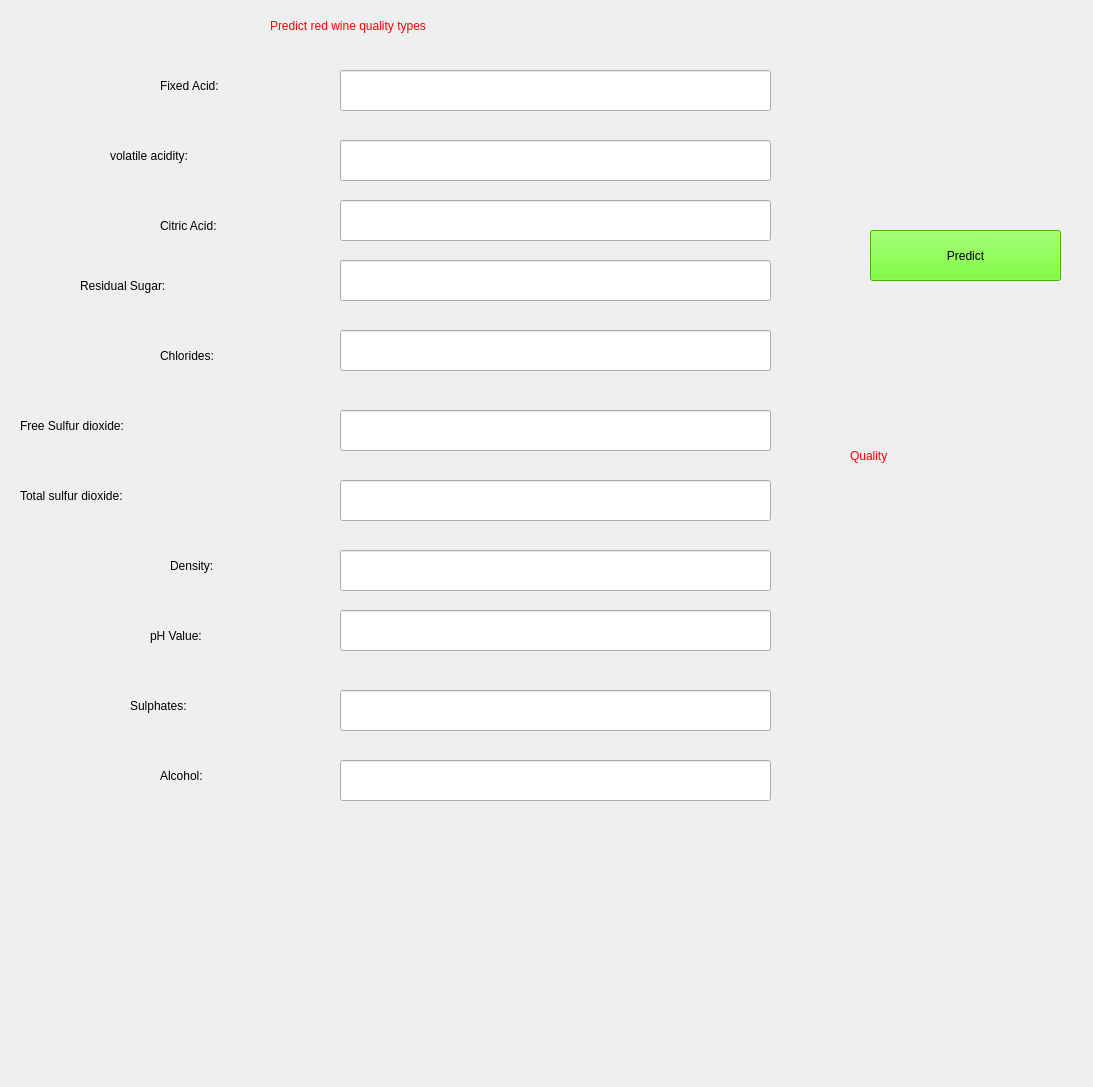
<?xml version="1.0" encoding="UTF-8"?>
<ui version="4.0">
 <class>Form</class>
 <widget class="QWidget" name="Form">
  <property name="geometry">
   <rect>
    <x>0</x>
    <y>0</y>
    <width>1093</width>
    <height>1087</height>
   </rect>
  </property>
  <property name="windowTitle">
   <string>Form</string>
  </property>
  <widget class="QLabel" name="label">
   <property name="geometry">
    <rect>
     <x>270</x>
     <y>0</y>
     <width>441</width>
     <height>51</height>
    </rect>
   </property>
   <property name="styleSheet">
    <string notr="true">color:rgb(255, 0, 0);
font: 75 italic 20pt &quot;Arial&quot;;</string>
   </property>
   <property name="text">
    <string>Predict red wine quality types</string>
   </property>
  </widget>
  <widget class="QLabel" name="label_2">
   <property name="geometry">
    <rect>
     <x>160</x>
     <y>60</y>
     <width>181</width>
     <height>51</height>
    </rect>
   </property>
   <property name="styleSheet">
    <string notr="true">color:rgb(0, 0, 0);
font: 75 italic 20pt &quot;Arial&quot;;</string>
   </property>
   <property name="text">
    <string>Fixed Acid:</string>
   </property>
  </widget>
  <widget class="QLabel" name="label_3">
   <property name="geometry">
    <rect>
     <x>110</x>
     <y>130</y>
     <width>231</width>
     <height>51</height>
    </rect>
   </property>
   <property name="styleSheet">
    <string notr="true">color:rgb(0, 0, 0);
font: 75 italic 20pt &quot;Arial&quot;;</string>
   </property>
   <property name="text">
    <string>volatile acidity:</string>
   </property>
  </widget>
  <widget class="QLabel" name="label_4">
   <property name="geometry">
    <rect>
     <x>160</x>
     <y>200</y>
     <width>181</width>
     <height>51</height>
    </rect>
   </property>
   <property name="styleSheet">
    <string notr="true">color:rgb(0, 0, 0);
font: 75 italic 20pt &quot;Arial&quot;;</string>
   </property>
   <property name="text">
    <string>Citric Acid:</string>
   </property>
  </widget>
  <widget class="QLabel" name="label_5">
   <property name="geometry">
    <rect>
     <x>80</x>
     <y>260</y>
     <width>251</width>
     <height>51</height>
    </rect>
   </property>
   <property name="styleSheet">
    <string notr="true">color:rgb(0, 0, 0);
font: 75 italic 20pt &quot;Arial&quot;;</string>
   </property>
   <property name="text">
    <string>Residual Sugar:</string>
   </property>
  </widget>
  <widget class="QLabel" name="label_6">
   <property name="geometry">
    <rect>
     <x>160</x>
     <y>330</y>
     <width>181</width>
     <height>51</height>
    </rect>
   </property>
   <property name="styleSheet">
    <string notr="true">color:rgb(0, 0, 0);
font: 75 italic 20pt &quot;Arial&quot;;</string>
   </property>
   <property name="text">
    <string>Chlorides:</string>
   </property>
  </widget>
  <widget class="QLabel" name="label_7">
   <property name="geometry">
    <rect>
     <x>20</x>
     <y>400</y>
     <width>311</width>
     <height>51</height>
    </rect>
   </property>
   <property name="styleSheet">
    <string notr="true">color:rgb(0, 0, 0);
font: 75 italic 20pt &quot;Arial&quot;;</string>
   </property>
   <property name="text">
    <string>Free Sulfur dioxide:</string>
   </property>
  </widget>
  <widget class="QLabel" name="label_8">
   <property name="geometry">
    <rect>
     <x>20</x>
     <y>470</y>
     <width>301</width>
     <height>51</height>
    </rect>
   </property>
   <property name="styleSheet">
    <string notr="true">color:rgb(0, 0, 0);
font: 75 italic 20pt &quot;Arial&quot;;</string>
   </property>
   <property name="text">
    <string>Total sulfur dioxide:</string>
   </property>
  </widget>
  <widget class="QLabel" name="label_9">
   <property name="geometry">
    <rect>
     <x>170</x>
     <y>540</y>
     <width>131</width>
     <height>51</height>
    </rect>
   </property>
   <property name="styleSheet">
    <string notr="true">color:rgb(0, 0, 0);
font: 75 italic 20pt &quot;Arial&quot;;</string>
   </property>
   <property name="text">
    <string>Density:</string>
   </property>
  </widget>
  <widget class="QLabel" name="label_10">
   <property name="geometry">
    <rect>
     <x>130</x>
     <y>680</y>
     <width>161</width>
     <height>51</height>
    </rect>
   </property>
   <property name="styleSheet">
    <string notr="true">color:rgb(0, 0, 0);
font: 75 italic 20pt &quot;Arial&quot;;</string>
   </property>
   <property name="text">
    <string>Sulphates:</string>
   </property>
  </widget>
  <widget class="QLabel" name="label_11">
   <property name="geometry">
    <rect>
     <x>160</x>
     <y>750</y>
     <width>121</width>
     <height>51</height>
    </rect>
   </property>
   <property name="styleSheet">
    <string notr="true">color:rgb(0, 0, 0);
font: 75 italic 20pt &quot;Arial&quot;;</string>
   </property>
   <property name="text">
    <string>Alcohol:</string>
   </property>
  </widget>
  <widget class="QLabel" name="label_12">
   <property name="geometry">
    <rect>
     <x>150</x>
     <y>610</y>
     <width>161</width>
     <height>51</height>
    </rect>
   </property>
   <property name="styleSheet">
    <string notr="true">color:rgb(0, 0, 0);
font: 75 italic 20pt &quot;Arial&quot;;</string>
   </property>
   <property name="text">
    <string>pH Value:</string>
   </property>
  </widget>
  <widget class="QLineEdit" name="lineEdit_fa">
   <property name="geometry">
    <rect>
     <x>340</x>
     <y>70</y>
     <width>431</width>
     <height>41</height>
    </rect>
   </property>
  </widget>
  <widget class="QLineEdit" name="lineEdit_va">
   <property name="geometry">
    <rect>
     <x>340</x>
     <y>140</y>
     <width>431</width>
     <height>41</height>
    </rect>
   </property>
  </widget>
  <widget class="QLineEdit" name="lineEdit_ca">
   <property name="geometry">
    <rect>
     <x>340</x>
     <y>200</y>
     <width>431</width>
     <height>41</height>
    </rect>
   </property>
  </widget>
  <widget class="QLineEdit" name="lineEdit_rs">
   <property name="geometry">
    <rect>
     <x>340</x>
     <y>260</y>
     <width>431</width>
     <height>41</height>
    </rect>
   </property>
  </widget>
  <widget class="QLineEdit" name="lineEdit_c">
   <property name="geometry">
    <rect>
     <x>340</x>
     <y>330</y>
     <width>431</width>
     <height>41</height>
    </rect>
   </property>
  </widget>
  <widget class="QLineEdit" name="lineEdit_fsd">
   <property name="geometry">
    <rect>
     <x>340</x>
     <y>410</y>
     <width>431</width>
     <height>41</height>
    </rect>
   </property>
  </widget>
  <widget class="QLineEdit" name="lineEdit_tsd">
   <property name="geometry">
    <rect>
     <x>340</x>
     <y>480</y>
     <width>431</width>
     <height>41</height>
    </rect>
   </property>
  </widget>
  <widget class="QLineEdit" name="lineEdit_d">
   <property name="geometry">
    <rect>
     <x>340</x>
     <y>550</y>
     <width>431</width>
     <height>41</height>
    </rect>
   </property>
  </widget>
  <widget class="QLineEdit" name="lineEdit_ph">
   <property name="geometry">
    <rect>
     <x>340</x>
     <y>610</y>
     <width>431</width>
     <height>41</height>
    </rect>
   </property>
  </widget>
  <widget class="QLineEdit" name="lineEdit_s">
   <property name="geometry">
    <rect>
     <x>340</x>
     <y>690</y>
     <width>431</width>
     <height>41</height>
    </rect>
   </property>
  </widget>
  <widget class="QLineEdit" name="lineEdit_a">
   <property name="geometry">
    <rect>
     <x>340</x>
     <y>760</y>
     <width>431</width>
     <height>41</height>
    </rect>
   </property>
  </widget>
  <widget class="QPushButton" name="pushButton">
   <property name="geometry">
    <rect>
     <x>870</x>
     <y>230</y>
     <width>191</width>
     <height>51</height>
    </rect>
   </property>
   <property name="styleSheet">
    <string notr="true">color: rgb(0, 0, 0);
background-color: rgb(85, 255, 0);
font: 75 italic 18pt &quot;Arial&quot;;</string>
   </property>
   <property name="text">
    <string>Predict</string>
   </property>
  </widget>
  <widget class="QLabel" name="qul">
   <property name="geometry">
    <rect>
     <x>850</x>
     <y>430</y>
     <width>231</width>
     <height>51</height>
    </rect>
   </property>
   <property name="styleSheet">
    <string notr="true">color: rgb(255, 0, 0);
font: 75 italic 18pt &quot;Arial&quot;;</string>
   </property>
   <property name="text">
    <string>Quality</string>
   </property>
  </widget>
 </widget>
 <resources/>
 <connections/>
</ui>
